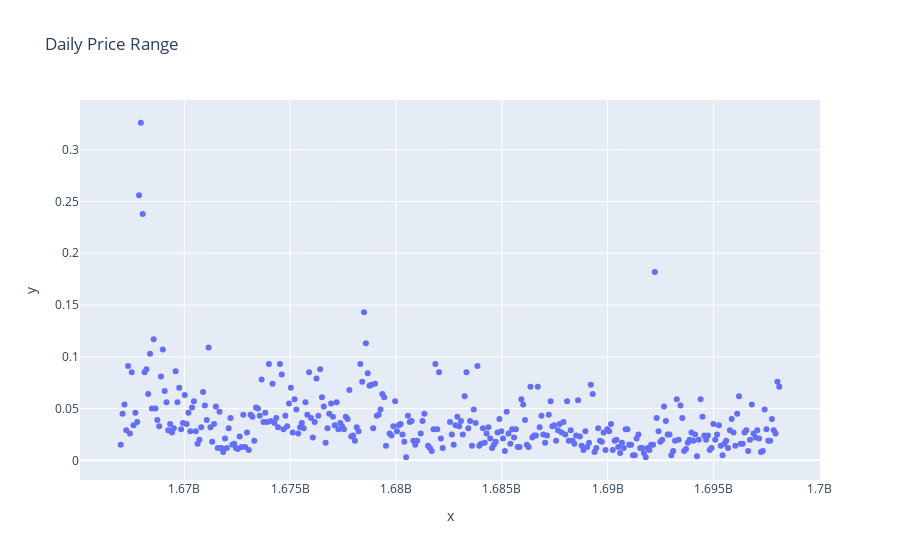
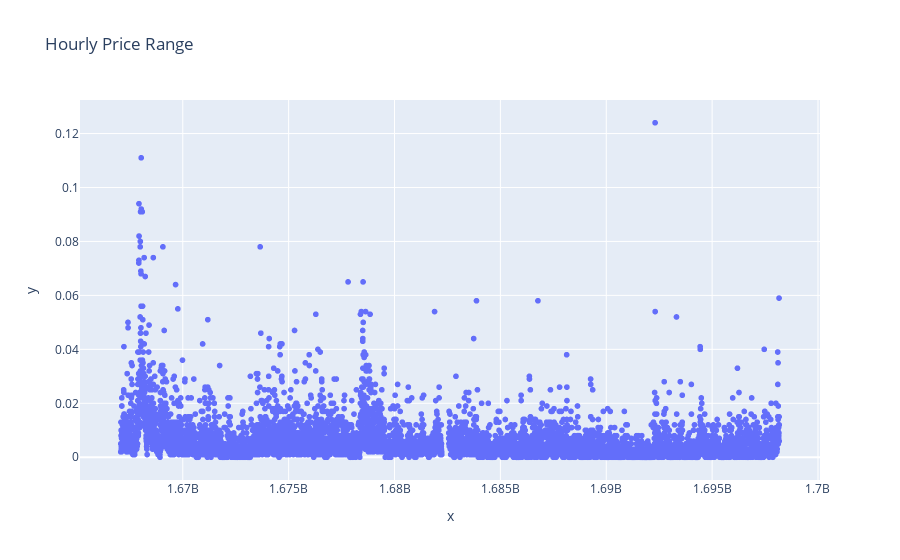

Here is the notebook cell these charts were saved with, in order:
### Code cell
df = load_eth_price_data()

daily_price_data = df.groupby("daily_timestamp").agg({"price_actual": ["min","max","mean",
    ("first", lambda x: x.iloc[0]),("last", lambda x: x.iloc[-1])]})
daily_price_data["drops"]=(daily_price_data["price_actual"]["max"]-daily_price_data["price_actual"]["min"])/daily_price_data["price_actual"]["first"]
daily_price_data["drops_bin"] = (daily_price_data["drops"]*1000).astype(int)/1000

counts,bin_edges = np.histogram(daily_price_data["drops"],bins=100)
hist_daily_df = pd.DataFrame({"Bin_Left_Edge":bin_edges[:-1],"Bin_Reft_Edge":bin_edges[1:],"Count":counts})

hourly_price_data = df.groupby("hourly_timestamp").agg({"price_actual": ["min","max","mean",
    ("first", lambda x: x.iloc[0]),("last", lambda x: x.iloc[-1])]})
hourly_price_data["drops"]=(hourly_price_data["price_actual"]["max"]-hourly_price_data["price_actual"]["min"])/hourly_price_data["price_actual"]["first"]
hourly_price_data["drops_bin"] = (hourly_price_data["drops"]*1000).astype(int)/1000

counts,bin_edges = np.histogram(hourly_price_data["drops"],bins=100)
hist_hourly_df = pd.DataFrame({"Bin_Left_Edge":bin_edges[:-1],"Bin_Reft_Edge":bin_edges[1:],"Count":counts})

print(hist_daily_df,hist_daily_df["Count"].sum())
fig = px.scatter(x=daily_price_data.index, y=daily_price_data["drops_bin"], title="Daily Price Range")
fig.show()
plt.hist(daily_price_data["drops"],bins=10)
plt.show()

print(hist_hourly_df,hist_hourly_df["Count"].sum())
plt.hist(hourly_price_data["drops"],bins=10)
plt.show()
fig = px.scatter(x=hourly_price_data.index, y=hourly_price_data["drops_bin"], title="Hourly Price Range")
fig.show()

### Figure 1 — Plotly figure (JSON) as saved in the notebook; plotly's stock layout.template omitted (floating-point values rounded to 4 significant figures; data arrays with more than 128 entries replaced by an {"elided": "..."} marker saying what was removed)
{"data": [{"hovertemplate": "x=%{x}<br>y=%{y}<extra></extra>", "legendgroup": "", "marker": {"color": "#636efa", "symbol": "circle"}, "mode": "markers", "name": "", "orientation": "v", "showlegend": false, "type": "scatter", "x": {"elided": "355 int values"}, "xaxis": "x", "y": {"elided": "355 float values"}, "yaxis": "y"}], "layout": {"legend": {"tracegroupgap": 0}, "title": {"text": "Daily Price Range"}, "xaxis": {"anchor": "y", "domain": [0, 1], "title": {"text": "x"}}, "yaxis": {"anchor": "x", "domain": [0, 1], "title": {"text": "y"}}}}

### Figure 2 — Plotly figure (JSON) as saved in the notebook; plotly's stock layout.template omitted (floating-point values rounded to 4 significant figures; data arrays with more than 128 entries replaced by an {"elided": "..."} marker saying what was removed)
{"data": [{"hovertemplate": "x=%{x}<br>y=%{y}<extra></extra>", "legendgroup": "", "marker": {"color": "#636efa", "symbol": "circle"}, "mode": "markers", "name": "", "showlegend": false, "type": "scattergl", "x": {"elided": "8340 int values"}, "xaxis": "x", "y": {"elided": "8340 float values"}, "yaxis": "y"}], "layout": {"legend": {"tracegroupgap": 0}, "title": {"text": "Hourly Price Range"}, "xaxis": {"anchor": "y", "domain": [0, 1], "title": {"text": "x"}}, "yaxis": {"anchor": "x", "domain": [0, 1], "title": {"text": "y"}}}}
